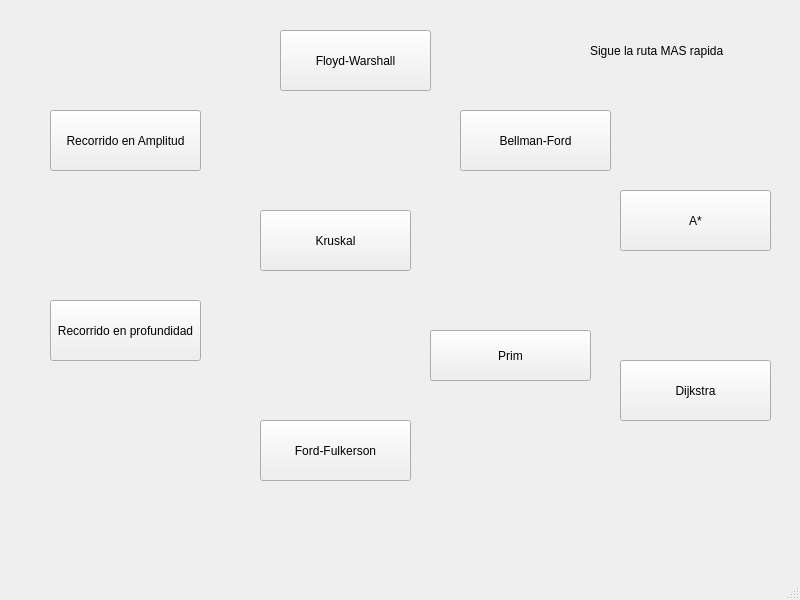
<?xml version="1.0" encoding="UTF-8"?>
<ui version="4.0">
 <class>GrafosWindow</class>
 <widget class="QMainWindow" name="GrafosWindow">
  <property name="geometry">
   <rect>
    <x>0</x>
    <y>0</y>
    <width>800</width>
    <height>600</height>
   </rect>
  </property>
  <property name="windowTitle">
   <string>MainWindow</string>
  </property>
  <widget class="QWidget" name="centralwidget">
   <widget class="QPushButton" name="btnAmplitud">
    <property name="geometry">
     <rect>
      <x>50</x>
      <y>110</y>
      <width>151</width>
      <height>61</height>
     </rect>
    </property>
    <property name="text">
     <string>Recorrido en Amplitud</string>
    </property>
   </widget>
   <widget class="QPushButton" name="btnPrim">
    <property name="geometry">
     <rect>
      <x>430</x>
      <y>330</y>
      <width>161</width>
      <height>51</height>
     </rect>
    </property>
    <property name="text">
     <string>Prim</string>
    </property>
   </widget>
   <widget class="QPushButton" name="btnProfundida">
    <property name="geometry">
     <rect>
      <x>50</x>
      <y>300</y>
      <width>151</width>
      <height>61</height>
     </rect>
    </property>
    <property name="text">
     <string>Recorrido en profundidad</string>
    </property>
   </widget>
   <widget class="QPushButton" name="btnKruskal">
    <property name="geometry">
     <rect>
      <x>260</x>
      <y>210</y>
      <width>151</width>
      <height>61</height>
     </rect>
    </property>
    <property name="text">
     <string>Kruskal</string>
    </property>
   </widget>
   <widget class="QPushButton" name="btnBellman">
    <property name="geometry">
     <rect>
      <x>460</x>
      <y>110</y>
      <width>151</width>
      <height>61</height>
     </rect>
    </property>
    <property name="text">
     <string>Bellman-Ford</string>
    </property>
   </widget>
   <widget class="QPushButton" name="btndijkstra">
    <property name="geometry">
     <rect>
      <x>620</x>
      <y>360</y>
      <width>151</width>
      <height>61</height>
     </rect>
    </property>
    <property name="text">
     <string>Dijkstra</string>
    </property>
   </widget>
   <widget class="QPushButton" name="btnFord">
    <property name="geometry">
     <rect>
      <x>260</x>
      <y>420</y>
      <width>151</width>
      <height>61</height>
     </rect>
    </property>
    <property name="text">
     <string>Ford-Fulkerson</string>
    </property>
   </widget>
   <widget class="QPushButton" name="btnFloyd">
    <property name="geometry">
     <rect>
      <x>280</x>
      <y>30</y>
      <width>151</width>
      <height>61</height>
     </rect>
    </property>
    <property name="text">
     <string>Floyd-Warshall</string>
    </property>
   </widget>
   <widget class="QPushButton" name="btnAestrella">
    <property name="geometry">
     <rect>
      <x>620</x>
      <y>190</y>
      <width>151</width>
      <height>61</height>
     </rect>
    </property>
    <property name="text">
     <string>A*</string>
    </property>
   </widget>
   <widget class="QLabel" name="label">
    <property name="geometry">
     <rect>
      <x>590</x>
      <y>40</y>
      <width>171</width>
      <height>21</height>
     </rect>
    </property>
    <property name="text">
     <string>Sigue la ruta MAS rapida</string>
    </property>
   </widget>
  </widget>
  <widget class="QMenuBar" name="menubar">
   <property name="geometry">
    <rect>
     <x>0</x>
     <y>0</y>
     <width>800</width>
     <height>33</height>
    </rect>
   </property>
  </widget>
  <widget class="QStatusBar" name="statusbar"/>
 </widget>
 <resources/>
 <connections/>
</ui>
